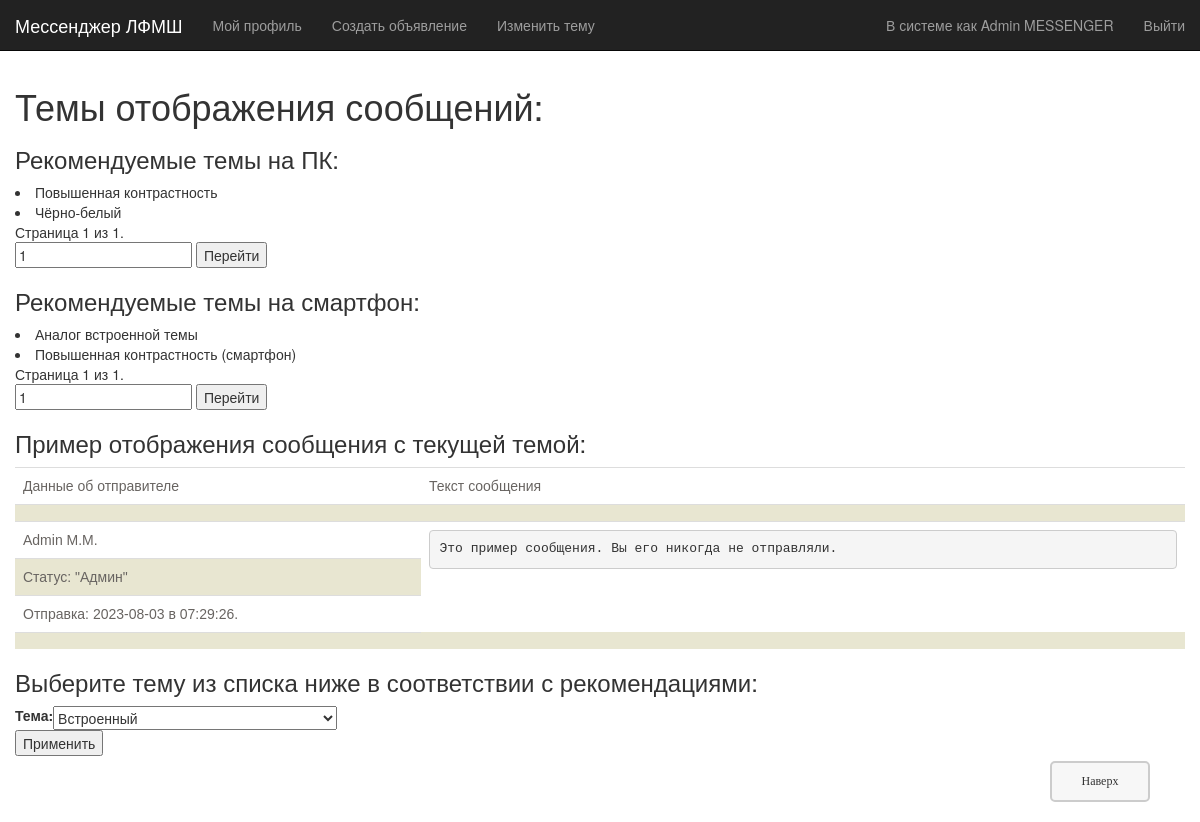
Page /messenger/themes/ (signed in) on the committed database.
### lfmsh/models.py (models this page shows, shortened)
class account(models.Model):
    user = models.OneToOneField(User, on_delete=models.CASCADE, verbose_name="Пользователь:")
    id = models.UUIDField(primary_key=True, default=uuid.uuid4, help_text="Уникальный ID аккаунта.")#, editable=False)
    first_name = models.CharField(max_length=40, default='Not stated', verbose_name="Имя:")        #   Имя
    middle_name = models.CharField(max_length=40, default='Not stated', verbose_name="Отчество:")  #   Отчество
    last_name = models.CharField(max_length=40, default='Not stated', verbose_name="Фамилия:")     #   Фамилия
    party = models.IntegerField(default=0, verbose_name="Отряд:")
    account_status = models.CharField(max_length=100, default='', blank=True, verbose_name="Статус:")
    theme_self = models.ForeignKey('theme', default=None, blank=True, null=True, on_delete=models.SET_NULL, verbose_name="Тема аккаунта:")
    class Meta:
        ordering = ["party", "last_name"]
        permissions = (
            ("staff_", "Принадлежность к персоналу"),
            ("register", "Может регистрировать пользователей"),
            ("edit_users", "Может изменять пользователей"),
            ("ant_edit", "Может принимать заявки"),
        )
    def __str__(self):
        return f'{self.last_name} {self.first_name[0]}.{self.middle_name[0]}.'
    def short_name(self):
        return f'{self.last_name} {self.first_name}'
    def get_status(self):
        return f'"{self.account_status}"' if self.account_status != '' else 'не установлен'

class theme(models.Model):
    id = models.UUIDField(primary_key=True, default=uuid.uuid4, help_text="Уникальный ID.")
    name = models.CharField(max_length=50, verbose_name='Название темы:')
    EXISTING_TYPES = (
        ('c', 'Компьютерный'),
        ('f', 'Телефонный'),
    )
    type_theme = models.CharField(choices=EXISTING_TYPES, max_length=1, verbose_name="Тип темы:", default=0)
    postfix = models.CharField(default='', max_length=15, verbose_name='Постфикс:', help_text='Постфикс - это то, что будет приписано в конец css тэга. Писать только латиницей.\nПример: тэг "pass". Тогда к css при генерации таблицы будет обращён запрос "table_pass".')
    class Meta:
        ordering = ["type_theme", "name"]

### lfmsh/views.py (the view)
@login_required
def list_themes(request):
    date = datetime.date.today()
    time = datetime.time(datetime.datetime.today().hour, datetime.datetime.today().minute, datetime.datetime.today().second,)
    d_t = f'{date} в {time}'
    list_x = [None]
    for i in theme.objects.all():
        list_x.append(i)
    mess_pr = theme.objects.filter(type_theme='c')
    mess_pub = theme.objects.filter(type_theme='f')
    paginator1 = Paginator(mess_pr, 10)
    paginator2 = Paginator(mess_pub, 10)
    page1 = request.GET.get('page1')
    page2 = request.GET.get('page2')
    try:
        items1 = paginator1.page(page1)
    except PageNotAnInteger:
        items1 = paginator1.page(1)
    except EmptyPage:
        items1 = paginator1.page(paginator1.num_pages)
    try:
        items2 = paginator2.page(page2)
    except PageNotAnInteger:
        items2 = paginator2.page(1)
    except EmptyPage:
        items2 = paginator2.page(paginator2.num_pages)
    if request.method == 'POST':
        form = ReNewThemeForm(request.POST, choices=list_x, selected=request.user.account.theme_self)
        if form.is_valid():
            x = form.cleaned_data["type_"]
            if x: ger_active_theme(request.user.account, delete=True, new=x)
            else: ger_active_theme(request.user.account, delete=True)
            return redirect('list-themes')
    else: form = ReNewThemeForm(choices=list_x, selected=request.user.account.theme_self)
    return render(
        request,
        'messenger/themes.html',
        context={'theme_comp': items1, 'theme_fone': items2, 'date': d_t, 'form': form, 'theme': ger_active_theme(request.user.account),
                'postfix': f'_{ger_active_theme(request.user.account).postfix}' if ger_active_theme(request.user.account) else '',},
    )

### lfmsh/forms.py (shortened to what this page needs)
class ReNewThemeForm(forms.Form):
    def __init__(self, *args, **kwargs):
        choices = kwargs.pop('choices', None)
        selected = kwargs.pop('selected', None)
        super(ReNewThemeForm, self).__init__(*args, **kwargs)
        if choices is not None:
            cs = ((f'{i.id}', i.name) if i else (None, 'Встроенный') for i in choices)
            self.fields['type_'].choices = cs
        self.fields['type_'].initial = f'{selected.id}' if selected else None
    type_ = forms.ChoiceField(required=False, choices=(), label="Тема:")

### lfmsh/models.py (called while the page is built, shortened)
def ger_active_theme(acc: account, delete=False, new=''):
    return acc.theme_self

### lfmsh/templates/messenger/themes.html (shortened to what this page needs)
{% extends "base_generic.html" %}
{% block content %}
<h1>Темы отображения сообщений:</h1>
{% if theme_comp %}
<h3>Рекомендуемые темы на ПК:</h3>
<ui>
    {% for element in theme_comp %}
    <li>{{ element.name }}</li>
    {% endfor %}
</ui>
<span class="page-current">
    Страница {{ theme_comp.number }} из {{ theme_comp.paginator.num_pages }}.
</span>
<form method="GET" action="{% url 'list-themes' %}">
    <input type="text" name="page1" value="{{ theme_comp.number }}" />
    <button type="submit">Перейти</button>
</form>
{% else %}
<p>Из тем на ПК доступна только встроенная.</p>
{% endif %}
{% if theme_fone %}
<h3>Рекомендуемые темы на смартфон:</h3>
<ui>
    {% for element in theme_fone %}
    <li>{{ element.name }}</li>
    {% endfor %}
</ui>
<span class="page-current">
    Страница {{ theme_fone.number }} из {{ theme_fone.paginator.num_pages }}.
</span>
<form method="GET" action="{% url 'list-themes' %}">
    <input type="text" name="page2" value="{{ theme_fone.number }}" />
    <button type="submit">Перейти</button>
</form>
{% else %}
<p>Из тем на смартфон доступна только встроенная.</p>
{% endif %}
<h3>Пример отображения сообщения с текущей темой:</h3>
{% if theme.type_theme == 'c' %}
<table class="table{{ postfix }}">
    <tr class="tr{{ postfix }}">
        <td class="td{{ postfix }}">Данные об отправителе</td>
        <td class="td{{ postfix }}">Текст сообщения</td>
    </tr>
    <tr class="tr{{ postfix }}">
        <td class="td{{ postfix }}" colspan="2"></td>
    </tr>
    <tr class="tr{{ postfix }}">
        <td class="td{{ postfix }}">{{ request.user.account }}</td>
        <td class="td{{ postfix }}" rowspan="4"><pre class="multiple-text">Это пример сообщения. Вы его никогда не отправляли.</pre></td>
    </tr>
    <tr class="tr{{ postfix }}">
        <td class="td{{ postfix }}">Статус: {{ request.user.account.get_status }}</td>
    </tr>
    <tr class="tr{{ postfix }}">
        <td class="td{{ postfix }}">Отправка: {{ date }}.</td>
    </tr>
    <tr class="tr{{ postfix }}">
        <td class="td{{ postfix }}" colspan="2"></td>
    </tr>
</table>
{% else %}
<table class="table">
    <tr class="tr">
        <td class="td">Данные об отправителе</td>
        <td class="td">Текст сообщения</td>
    </tr>
    <tr class="tr">
        <td class="td" colspan="2"></td>
    </tr>
    <tr class="tr">
        <td class="td">{{ request.user.account }}</td>
        <td class="td" rowspan="4"><pre class="multiple-text">Это пример сообщения. Вы его никогда не отправляли.</pre></td>
    </tr>
    <tr class="tr">
        <td class="td">Статус: {{ request.user.account.get_status }}</td>
    </tr>
    <tr class="tr">
        <td class="td">Отправка: {{ date }}.</td>
    </tr>
    <tr class="tr">
        <td class="td" colspan="2"></td>
    </tr>
</table>
{% endif %}
<h3>Выберите тему из списка ниже в соответствии с рекомендациями:</h3>
<form action="" method="post">
    <table>
    {{ form }}
    </table>
    <input type="submit" value="Применить" />
</form>
<a href="#top" title="В начало" tabindex="-1" class="topbutton">Наверх</a>
{% endblock %}

### lfmsh/templates/base_generic.html (shortened to what this page needs)
<!DOCTYPE html>
<html lang="ru">
<head>
  <link rel="stylesheet" href="https://maxcdn.bootstrapcdn.com/bootstrap/3.3.7/css/bootstrap.min.css">
  {% load static %}
  <link rel="stylesheet" href="{% static 'css/styles.css' %}">
</head>
<body>
    <div class="top-panel">
    <nav class="navbar navbar-inverse navbar-static-top navbar-fixed-top">
        <div class="container-fluid">
            <div class="navbar-header">
                <a class="navbar-brand" href="{% url 'index' %}">Мессенджер ЛФМШ</a>
            </div>
            <div class="navbar-collapse collapse" id="bs-example-navbar-collapse-1">
                <ul class="nav navbar-nav navbar-left">
                    {% if user.is_authenticated %}
                    <li><a href="{% url 'messages' %}">Мой профиль</a></li>
                    <li><a href="{% url 'plans' %}">Создать объявление</a></li>
                    <li><a href="{% url 'list-themes' %}">Изменить тему</a></li>
                    {% endif %}
                </ul>
                <ul class="nav navbar-nav navbar-right">
                    {% if user.is_authenticated %}
                        <li><p class="navbar-text">В системе как {{ request.user.account.short_name }}</p></li>
                        <li><a href="{% url 'logout' %}?next={% url 'index' %}">Выйти</a></li>
                    {% else %}
                        <li><p class="navbar-text navbar-rigth">Вы не авторизированы в системе</p></li>
                        <li><a href="{% url 'login' %}">Войти</a></li>
                    {% endif %}
                </ul>
            </div>
        </div>
    </nav>
    </div>
    <div class="container-fluid main">
        <div class="row">
            <div class="col-sm-12" style="margin-top: 66px;margin-bottom: 66px;">
                {% block content %}
                {% endblock %}
            </div>
        </div>
    </div>
</body>
</html>

### lfmsh/static/css/styles.css (style rules this page uses)
.table { font-family: "Lucida Sans Unicode", "Lucida Grande", Sans-Serif; border-collapse: collapse; color: #686461; }
.td { padding: 10px; }
.tr:nth-child(odd) { background: white; }
.tr:nth-child(even) { background: #E8E6D1; }
.multiple-text { white-space: pre-line; text-align: justify; word-break: break-word; }
.topbutton { width:100px; border:2px solid #ccc; background:#f7f7f7; text-align:center; padding:10px; position:fixed; bottom:20px; right:50px; cursor:pointer; color:#333; font-family:verdana; font-size:12px; border-radius: 5px; -moz-border-radius: 5px; -webkit-border-radius: 5px; -khtml-border-radius: 5px; }

### rows in the picture
theme: name "Повышенная контрастность"
theme: name "Чёрно-белый"
theme: name "Аналог встроенной темы"
theme: name "Повышенная контрастность (смартфон)"

### other values in the picture
{{ request.user.account.short_name }} "Admin MESSENGER"
{{ theme_comp.number }} "1"
{{ theme_comp.paginator.num_pages }} "1"
{{ theme_fone.number }} "1"
{{ theme_fone.paginator.num_pages }} "1"
{{ request.user.account }} "Admin M.M."
{{ request.user.account.get_status }} "\"Админ\""
{{ date }} "2023-08-03 в 07:29:26"
